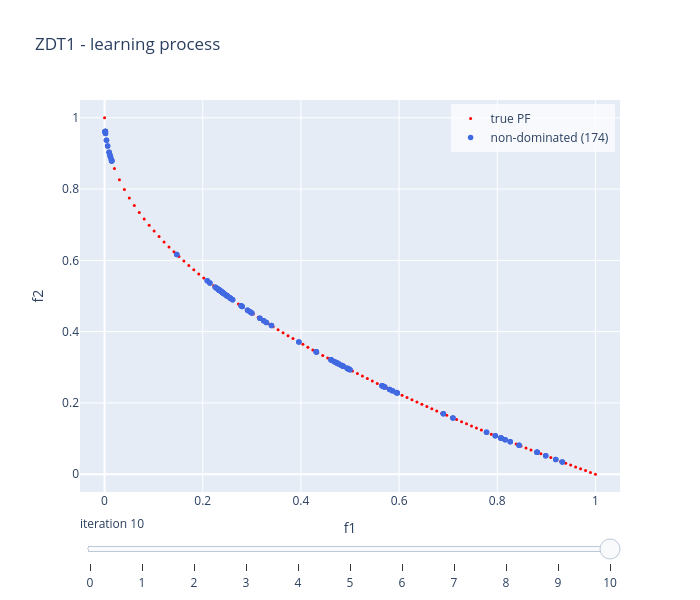

Here is the notebook cell this chart was saved with:
### Code cell
linear_model.visualise("learning", show = False)

### Figure 1 — Plotly figure (JSON) as saved in the notebook; plotly's stock layout.template omitted (floating-point values rounded to 4 significant figures; data arrays with more than 128 entries replaced by an {"elided": "..."} marker saying what was removed)
{"data": [{"marker": {"color": "red", "size": 3}, "mode": "markers", "name": "true PF", "type": "scatter", "x": [0.0, 0.0101, 0.0202, 0.0303, 0.0404, 0.05051, 0.06061, 0.07071, 0.08081, 0.09091, 0.101, 0.1111, 0.1212, 0.1313, 0.1414, 0.1515, 0.1616, 0.1717, 0.1818, 0.1919, 0.202, 0.2121, 0.2222, 0.2323, 0.2424, 0.2525, 0.2626, 0.2727, 0.2828, 0.2929, 0.303, 0.3131, 0.3232, 0.3333, 0.3434, 0.3535, 0.3636, 0.3737, 0.3838, 0.3939, 0.404, 0.4141, 0.4242, 0.4343, 0.4444, 0.4545, 0.4646, 0.4747, 0.4848, 0.4949, 0.5051, 0.5152, 0.5253, 0.5354, 0.5455, 0.5556, 0.5657, 0.5758, 0.5859, 0.596, 0.6061, 0.6162, 0.6263, 0.6364, 0.6465, 0.6566, 0.6667, 0.6768, 0.6869, 0.697, 0.7071, 0.7172, 0.7273, 0.7374, 0.7475, 0.7576, 0.7677, 0.7778, 0.7879, 0.798, 0.8081, 0.8182, 0.8283, 0.8384, 0.8485, 0.8586, 0.8687, 0.8788, 0.8889, 0.899, 0.9091, 0.9192, 0.9293, 0.9394, 0.9495, 0.9596, 0.9697, 0.9798, 0.9899, 1.0], "y": [1.0, 0.8995, 0.8579, 0.8259, 0.799, 0.7753, 0.7538, 0.7341, 0.7157, 0.6985, 0.6822, 0.6667, 0.6518, 0.6376, 0.6239, 0.6108, 0.598, 0.5856, 0.5736, 0.5619, 0.5505, 0.5394, 0.5286, 0.518, 0.5076, 0.4975, 0.4875, 0.4778, 0.4682, 0.4588, 0.4495, 0.4404, 0.4315, 0.4226, 0.414, 0.4054, 0.397, 0.3887, 0.3805, 0.3724, 0.3644, 0.3565, 0.3487, 0.341, 0.3333, 0.3258, 0.3184, 0.311, 0.3037, 0.2965, 0.2893, 0.2823, 0.2753, 0.2683, 0.2615, 0.2546, 0.2479, 0.2412, 0.2346, 0.228, 0.2215, 0.215, 0.2086, 0.2023, 0.196, 0.1897, 0.1835, 0.1773, 0.1712, 0.1652, 0.1591, 0.1531, 0.1472, 0.1413, 0.1354, 0.1296, 0.1238, 0.1181, 0.1124, 0.1067, 0.1011, 0.09547, 0.0899, 0.08437, 0.07887, 0.0734, 0.06797, 0.06256, 0.05719, 0.05185, 0.04654, 0.04126, 0.036, 0.03078, 0.02558, 0.02041, 0.01527, 0.01015, 0.005063, 0.0]}, {"marker": {"color": "royalblue", "size": 5.5}, "mode": "markers", "name": "non-dominated (174)", "type": "scatter", "x": {"elided": "174 float values"}, "y": {"elided": "174 float values"}}], "layout": {"height": 600, "legend": {"bgcolor": "rgba(255,255,255,0.7)", "x": 0.99, "xanchor": "right", "y": 0.99, "yanchor": "top"}, "showlegend": true, "sliders": [{"active": 10, "currentvalue": {"prefix": "iteration "}, "steps": [{"args": [["0"], {"frame": {"redraw": true}, "mode": "immediate"}], "label": "0", "method": "animate"}, {"args": [["1"], {"frame": {"redraw": true}, "mode": "immediate"}], "label": "1", "method": "animate"}, {"args": [["2"], {"frame": {"redraw": true}, "mode": "immediate"}], "label": "2", "method": "animate"}, {"args": [["3"], {"frame": {"redraw": true}, "mode": "immediate"}], "label": "3", "method": "animate"}, {"args": [["4"], {"frame": {"redraw": true}, "mode": "immediate"}], "label": "4", "method": "animate"}, {"args": [["5"], {"frame": {"redraw": true}, "mode": "immediate"}], "label": "5", "method": "animate"}, {"args": [["6"], {"frame": {"redraw": true}, "mode": "immediate"}], "label": "6", "method": "animate"}, {"args": [["7"], {"frame": {"redraw": true}, "mode": "immediate"}], "label": "7", "method": "animate"}, {"args": [["8"], {"frame": {"redraw": true}, "mode": "immediate"}], "label": "8", "method": "animate"}, {"args": [["9"], {"frame": {"redraw": true}, "mode": "immediate"}], "label": "9", "method": "animate"}, {"args": [["10"], {"frame": {"redraw": true}, "mode": "immediate"}], "label": "10", "method": "animate"}]}], "title": {"text": "ZDT1 - learning process"}, "width": 700, "xaxis": {"range": [-0.05, 1.05], "title": {"text": "f1"}}, "yaxis": {"range": [-0.05, 1.05], "title": {"text": "f2"}}}}
